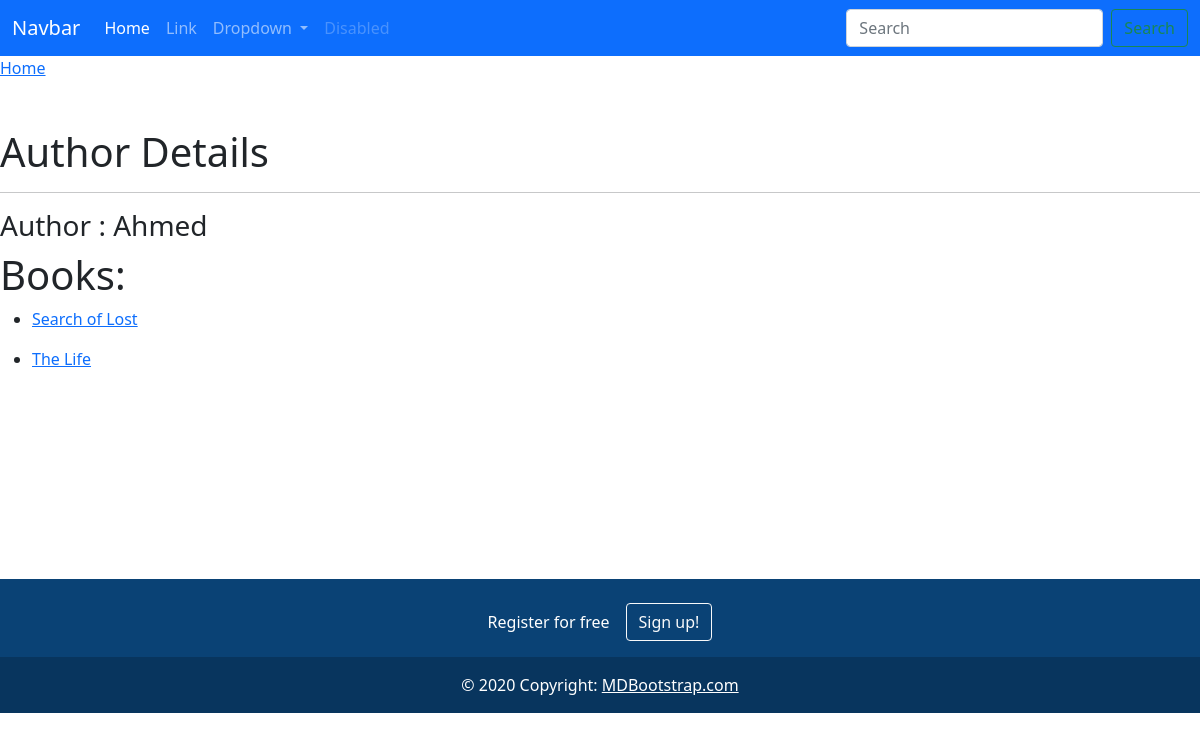
The page /books/author/4 on the database as committed earlier.
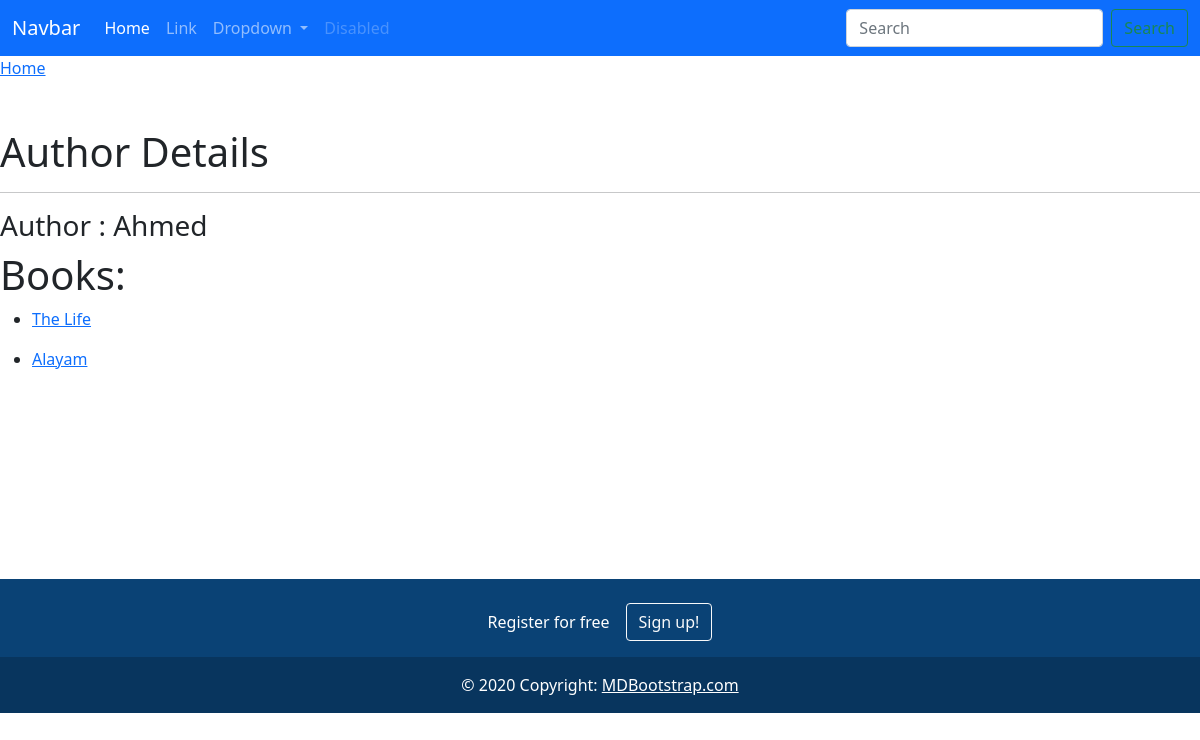
The same page on the database as committed later.
### books_list/models.py (models this page shows, shortened)
class Book(models.Model):
    name = models.CharField(max_length=200)
    publish_date =models.DateField()
    add_to_site_at = models.DateTimeField(auto_now_add=True)
    author = models.ForeignKey(Author, on_delete=models.CASCADE)
    price = models.DecimalField(max_digits=10, decimal_places=2)
    appropriate = models.CharField(max_length=200, choices=([('-18', 'Under 18'), ('18-25', '18-25'), ('+25', 'adults')]))
    image = models.ImageField(upload_to='books_list/uploads/covers')

### books_list/views.py (the view)
# urls.py: path('author/<int:author_id>', author, name="show_author"),
def author(request, author_id):
    author = Author.objects.get(id=author_id)
    books =author.book_set.all()
    context =  {
        "author": author,
        "books": books
    }
    return render(request, 'books_list/author.html', context=context)

### books_list/templates/books_list/author.html (shortened to what this page needs)
{% extends 'books_list/base.html' %}
{% load static %}
{% block content %}
    <a class="link-primary" href="{%  url 'index' %}">Home</a>
<br><br><br>
    <h1>Author Details</h1>
    <hr />
    <h3>Author : {{author.name}}</h3>
    <h1>Books:</h1>
    {% for book in books %}
    <ul>
        <li><a href="{% url 'show_book' book.id %}">{{book.name}}</a></li>
    </ul>
    {% endfor %}
{% endblock %}

Rows that differ between the two databases and show on the page:
removed Book: name "Search of Lost"
added Book: name "Alayam"
